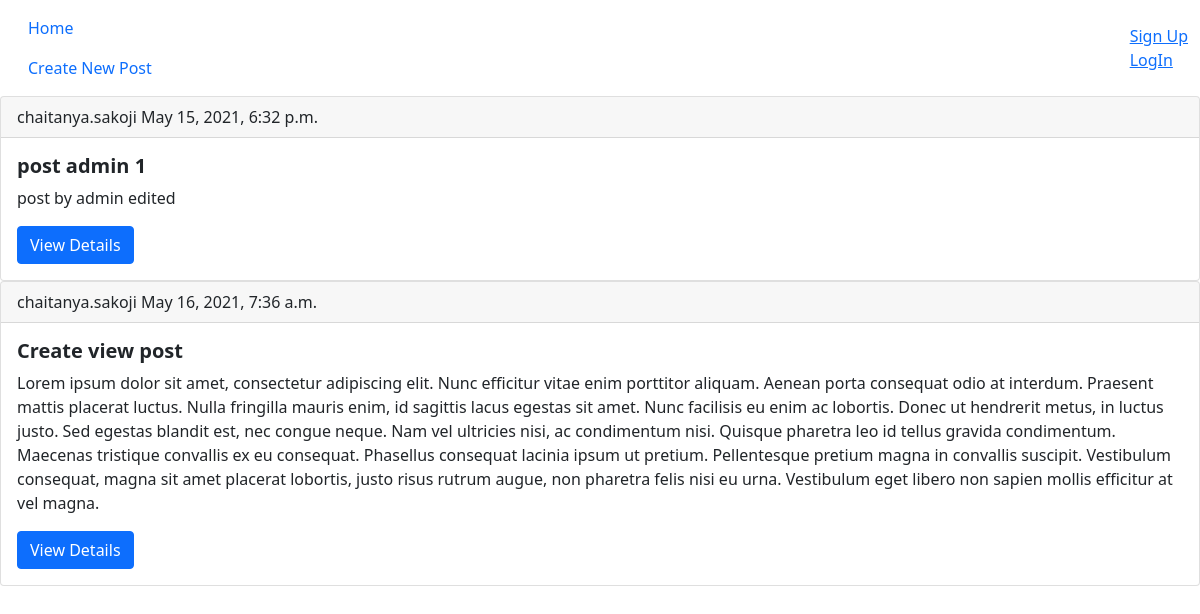
The app's page /, older data.
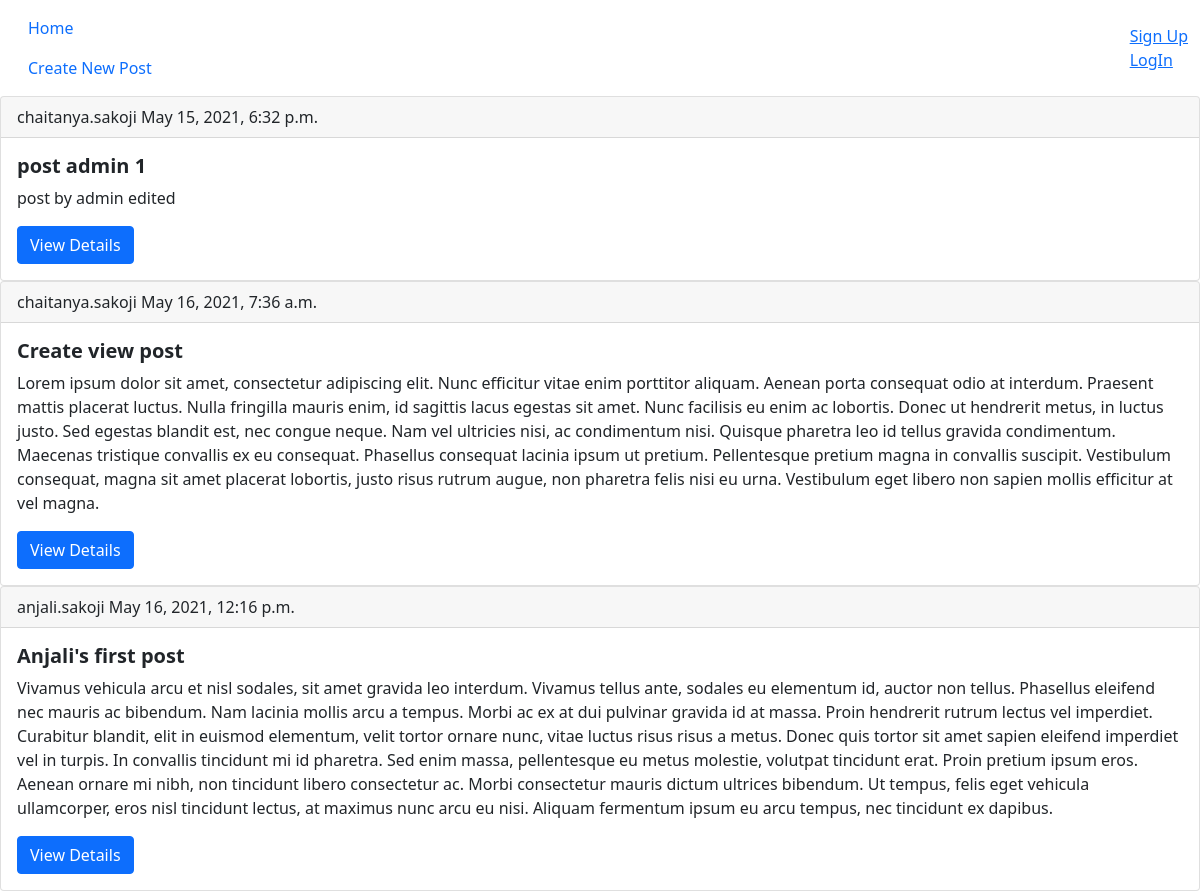
The same page, newer data.
### posts/models.py (models this page shows, shortened)
class Post(models.Model):
    title = models.CharField(max_length=100)
    author = models.ForeignKey(CustomUser, on_delete=models.CASCADE)
    timestamp = models.DateTimeField(auto_now_add=True)
    description = models.TextField()

### users/models.py (models this page shows)
class CustomUser(AbstractUser):
    age = models.PositiveIntegerField(default=0)
    def __str__(self):
        return self.username

### posts/views.py (the view)
# urls.py: path('', ViewAllPosts.as_view(), name='home'),
class ViewAllPosts(ListView):
    model = Post
    template_name = 'home.html'

### templates/home.html (shortened to what this page needs)
{% extends 'base.html' %}
{% block links %}
<a class="nav-link" href="{% url 'create_post' %}">Create New Post</a>
{% endblock links %}
{% block content %}
{% for post in object_list %}
<div class="card">
    <div class="card-header">
        {{ post.author }}
        {{ post.timestamp }}
    </div>
    <div class="card-body">
        <h5 class="card-title fw-bold">{{ post.title }}</h5>
        <p class="card-text">{{ post.description }}</p>
        <a href="{% url 'post_details' pk=post.id %}" class="btn btn-primary">View Details</a>
    </div>
</div>
{% endfor %}
{% endblock content %}

### templates/base.html (shortened to what this page needs)
<!DOCTYPE html>
<html lang="en">
<head>
    <link href="https://cdn.jsdelivr.net/npm/bootstrap@5.0.1/dist/css/bootstrap.min.css" rel="stylesheet"
>
</head>
<body>
    <nav class="nav navbar">
        <div class="container-fluid">
        <li class="nav-item">
            <a class="nav-link" href="{% url 'home' %}">Home</a>
            {% block links %}
            {% endblock links %}
        </li>
            {% if not user.is_authenticated %}
        <ul class="navbar-nav navbar-right">
            <li><a href="{% url 'users_signup' %}">Sign Up</a></li>
            <li><a href="{% url 'account_login' %}">LogIn</a></li>
          </ul>
            {% else %}
            Hello {{ user.username }}
            <li><a href="{% url 'account_logout' %}">LogOut</a></li>
            {% endif %}
    </div>
    </nav>
    {% block content %}
    {% endblock content %}
</body>
</html>

Row changes from the older to the newer data that the page shows:
added Post: author "anjali.sakoji", timestamp "May 16, 2021, 12:16 p.m.", title "Anjali's first post", description "Vivamus vehicula arcu et nisl sodales, sit amet gravida leo interdum. Vivamus tellus ante, sodales eu elementum id, auctor non tellus. Phasellus eleifend nec mauris ac bibendum. Nam lacinia mollis arcu a tempus. Morbi ac ex at dui pulvinar gravida id at massa. Proin hendrerit rutrum lectus vel imperdiet. Curabitur blandit, elit in euismod elementum, velit tortor ornare nunc, vitae luctus risus risus a metus. Donec quis tortor sit amet sapien eleifend imperdiet vel in turpis. In convallis tincidunt mi id pharetra. Sed enim massa, pellentesque eu metus molestie, volutpat tincidunt erat. Proin pretium ipsum eros. Aenean ornare mi nibh, non tincidunt libero consectetur ac. Morbi consectetur…"
